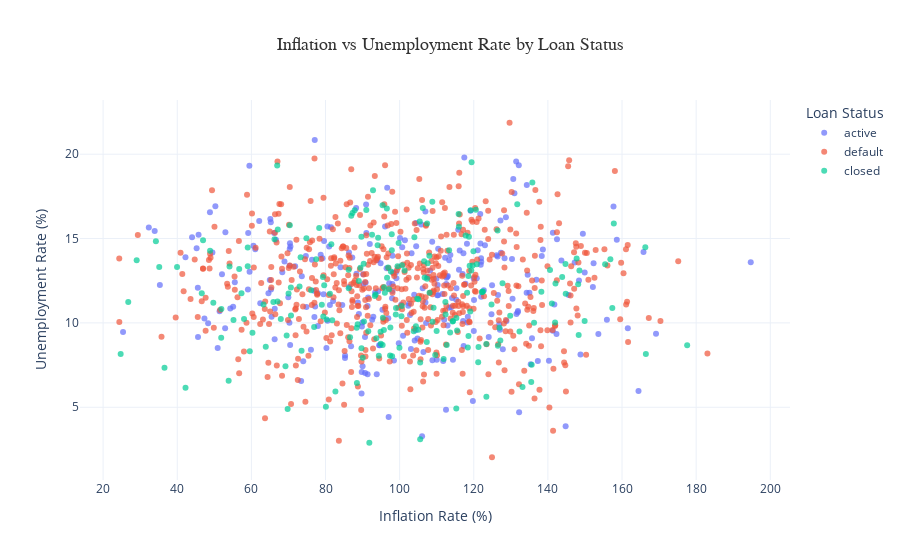

This figure's notebook cell:
### Code cell
import plotly.express as px

fig = px.scatter(
    data, 
    x='inflation_rate', 
    y='unemployment_rate',
    color='loan_status',
    title='Inflation vs Unemployment Rate by Loan Status',
    labels={'inflation_rate': 'Inflation Rate (%)', 'unemployment_rate': 'Unemployment Rate (%)'},
    color_discrete_sequence=['#636EFA', '#EF553B', '#00CC96'],  # Keep your original color scheme
    opacity=0.7
)

fig.update_layout(
    title='Inflation vs Unemployment Rate by Loan Status',
    title_x=0.5,  # Center the title
    title_font=dict(size=18, family='Arial', color='#333333'),  # Customize title font
    xaxis_title='Inflation Rate (%)',
    yaxis_title='Unemployment Rate (%)',
    template='plotly_white',  # Clean white background
    showlegend=True,  
    legend_title='Loan Status',  
    hovermode='closest',  
    plot_bgcolor='rgba(0, 0, 0, 0)',  # Transparent background
)

fig.show()

### Figure 1 — Plotly figure (JSON) as saved in the notebook; plotly's stock layout.template omitted (floating-point values rounded to 4 significant figures; data arrays with more than 128 entries replaced by an {"elided": "..."} marker saying what was removed)
{"data": [{"hovertemplate": "loan_status=active<br>Inflation Rate (%)=%{x}<br>Unemployment Rate (%)=%{y}<extra></extra>", "legendgroup": "active", "marker": {"color": "#636EFA", "opacity": 0.7, "symbol": "circle"}, "mode": "markers", "name": "active", "orientation": "v", "showlegend": true, "type": "scatter", "x": {"elided": "265 float values"}, "xaxis": "x", "y": {"elided": "265 float values"}, "yaxis": "y"}, {"hovertemplate": "loan_status=default<br>Inflation Rate (%)=%{x}<br>Unemployment Rate (%)=%{y}<extra></extra>", "legendgroup": "default", "marker": {"color": "#EF553B", "opacity": 0.7, "symbol": "circle"}, "mode": "markers", "name": "default", "orientation": "v", "showlegend": true, "type": "scatter", "x": {"elided": "532 float values"}, "xaxis": "x", "y": {"elided": "532 float values"}, "yaxis": "y"}, {"hovertemplate": "loan_status=closed<br>Inflation Rate (%)=%{x}<br>Unemployment Rate (%)=%{y}<extra></extra>", "legendgroup": "closed", "marker": {"color": "#00CC96", "opacity": 0.7, "symbol": "circle"}, "mode": "markers", "name": "closed", "orientation": "v", "showlegend": true, "type": "scatter", "x": {"elided": "203 float values"}, "xaxis": "x", "y": {"elided": "203 float values"}, "yaxis": "y"}], "layout": {"hovermode": "closest", "legend": {"title": {"text": "Loan Status"}, "tracegroupgap": 0}, "plot_bgcolor": "rgba(0, 0, 0, 0)", "showlegend": true, "title": {"font": {"color": "#333333", "family": "Arial", "size": 18}, "text": "Inflation vs Unemployment Rate by Loan Status", "x": 0.5}, "xaxis": {"anchor": "y", "domain": [0, 1], "title": {"text": "Inflation Rate (%)"}}, "yaxis": {"anchor": "x", "domain": [0, 1], "title": {"text": "Unemployment Rate (%)"}}}}
